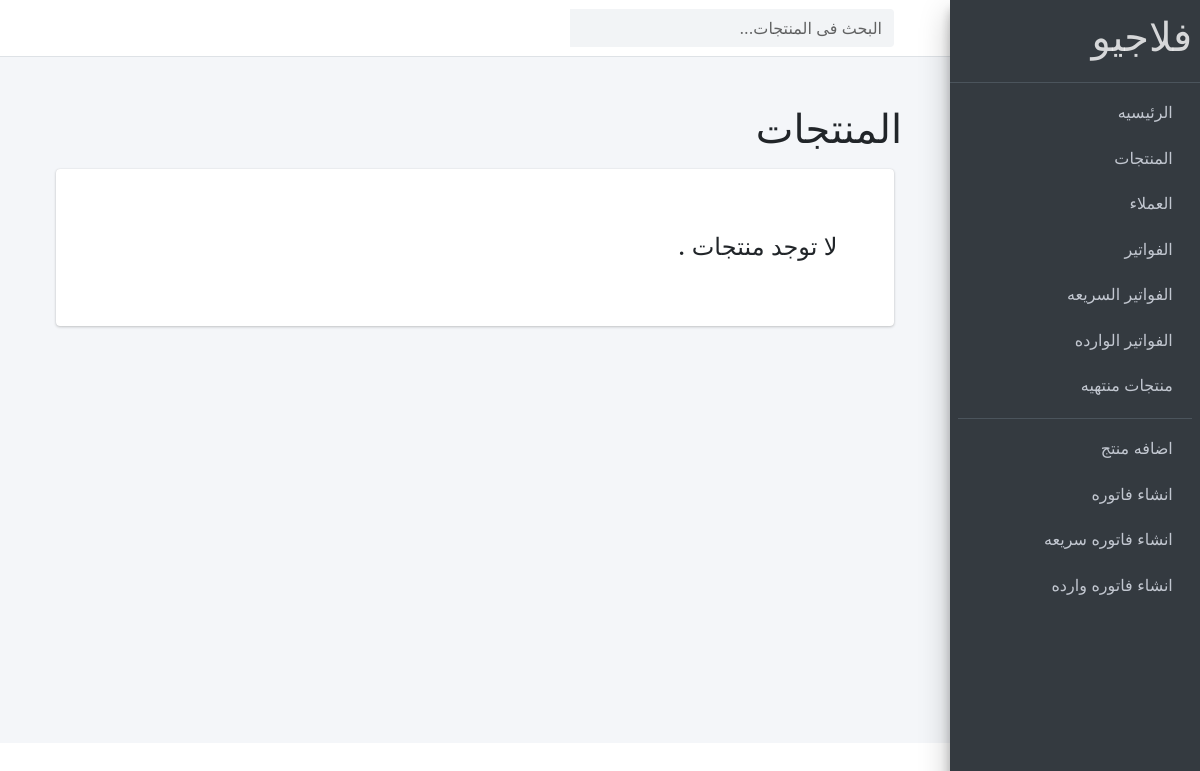
The app's page /home/products/, older data.
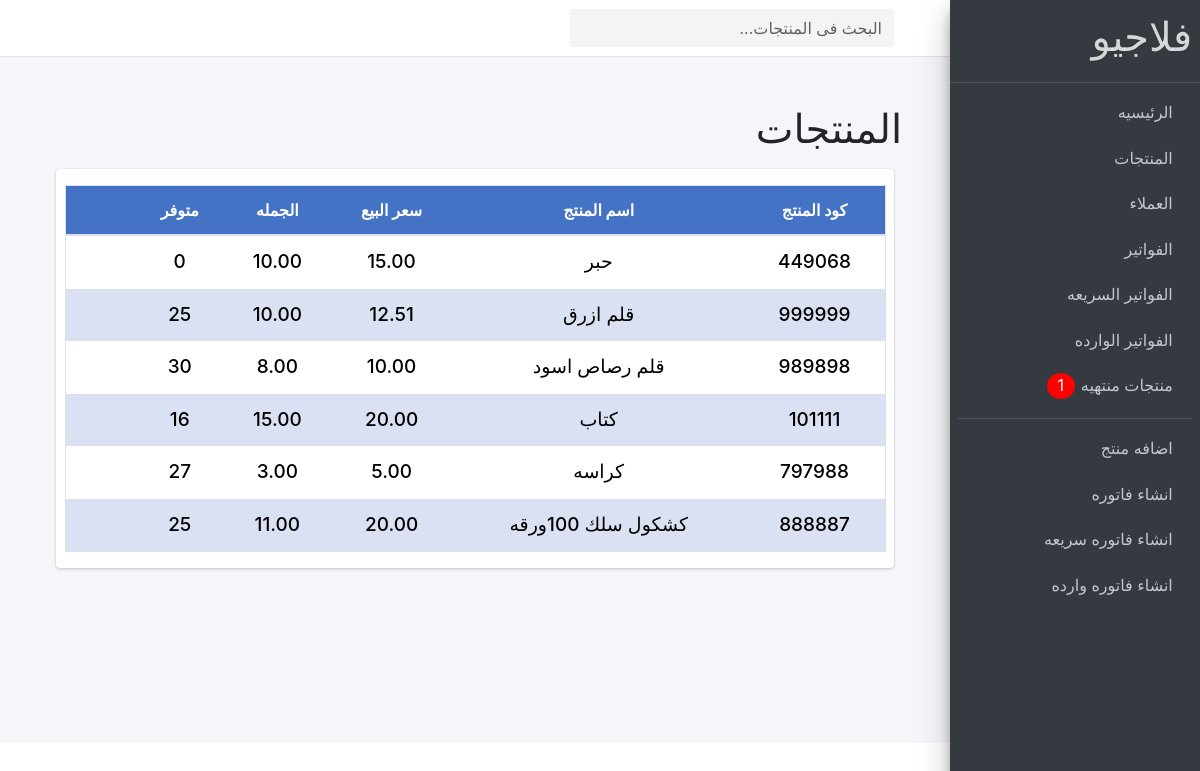
The same page, newer data.
### store/models.py (models this page shows, shortened)
class Product(models.Model):
    name = models.CharField(max_length=56, verbose_name="اسم المنتج",unique=True)
    price = models.DecimalField(max_digits=7  , decimal_places=2 , verbose_name="السعر")
    wholesale_price = models.DecimalField(max_digits=7  , decimal_places=2 , verbose_name="سعر الجملة")
    available_in_ventory = models.PositiveIntegerField(verbose_name='متوفر')
    discription = models.TextField(max_length=200, blank=True, null=True, verbose_name="الوصف")
    created_at = models.DateTimeField(auto_now_add=True, verbose_name="تاريخ الانشاء")
    code = models.CharField(max_length=100, null=True)
    PROslug = models.SlugField(blank=True, null=True, unique=True, allow_unicode=True, max_length=255 , verbose_name="slug")
    class Meta:
        ordering = ["name"]
    def __str__(self):
        return self.name
    def get_absolute_url(self):
        return reverse("products:product_details", kwargs={"slug": self.PROslug})

### store/views.py (the view)
# urls.py: path('products/', views.all_products, name="all_products"),
def all_products(request):
    search_qs = request.GET.get('searchname', '')
    if search_qs:
        products = Product.objects.filter(Q(name__icontains=search_qs)|
                                          Q(code__icontains=search_qs))
    else:
        products = Product.objects.all()
    return render(request, 'pages/products.html',{
        'products':products,
    })

### store/context_processor.py (called while the page is built)
def calc_empty_products(request):
    products = Product.objects.filter(available_in_ventory=0)
    emptyNum = products.count()
    return {"emptyNum":emptyNum}

### templates/pages/products.html (shortened to what this page needs)
{% extends 'base.html' %}
{% load static %}
{% block content %}
    <nav  class="main-header navbar navbar-expand navbar-white navbar-light">
      <ul class="navbar-nav">
        <li class="nav-item">
          <a class="nav-link" data-widget="pushmenu" href="#"></a>
        </li>
      </ul>
      <form class="form-inline ml-3" action="{% url 'products:all_products' %}">
        <div class="input-group">
          <input id="searchId" class="form-control form-control-navbar" name="searchname" type="search" placeholder="البحث فى المنتجات..." aria-label="Search">
          <div class="input-group-append">
            <button class="btn btn-navbar" type="submit">
            </button>
          </div>
        </div>
      </form>
    </nav>
    <div style="direction: rtl;" class="wrapper">
      <div   class="content-wrapper p-5">
                <div class="row mb-2">
                  <div class="col-sm-6">
                    <h1>المنتجات</h1>
                  </div>
                </div>
            <section class="content">
              <div class="card card-solid">
                  <div class="row d-flex align-items-stretch">
                    <div   class="col-12 p-3">
                      {% if products %}
                      <table class="table table-bordered text-center products_table">
                        <thead>
                          <tr class="products_thead_row ">
                           <th scope="col">كود المنتج</th>
                            <th scope="col">اسم المنتج</th>
                            <th scope="col">سعر البيع</th>
                            <th scope="col">الجمله</th>
                            <th scope="col">متوفر</th>
                            <th scope="col"></th>
                          </tr>
                        </thead>
                        <tbody>
                          {% for product in products %}
                          <tr class="products_table_row">
                            <th scope="row" class="product_code"><a class="product_name" href="{{ product.get_absolute_url }}">{{product.code}}</a></th>
                            <td><a class="product_name" href="{{ product.get_absolute_url }}">{{product}}</a></td>
                            <td><a class="product_name" href="{{ product.get_absolute_url }}">{{product.price}}</a></td>
                            <td><a class="product_name" href="{{ product.get_absolute_url }}">{{product.wholesale_price}}</a></td>
                            <td><a class="product_name" href="{{ product.get_absolute_url }}">{{product.available_in_ventory}}</a></td>
                            <td class="deletebtn"><a data-product="{{product.id}}" href="#" class="btn delete_product_list delete_product_list{{product.id}}"></a></td>
                          </tr>
                          {% endfor %}
                        </tbody>
                      </table>
                    </div>
                    {% else %}
                    <h4 class="m-5">لا توجد منتجات  .</h4>
                    {% endif %}
                    </div>
              </div>
            </section>
          </div>
      </div>
{% endblock %}

Row changes from the older to the newer data that the page shows:
added Product: code "449068", name "حبر", price "15.00", wholesale_price "10.00", available_in_ventory "0"
added Product: code "999999", name "قلم ازرق", price "12.51", wholesale_price "10.00", available_in_ventory "25"
added Product: code "989898", name "قلم رصاص اسود", price "10.00", wholesale_price "8.00", available_in_ventory "30"
added Product: code "101111", name "كتاب", price "20.00", wholesale_price "15.00", available_in_ventory "16"
added Product: code "797988", name "كراسه", price "5.00", wholesale_price "3.00", available_in_ventory "27"
added Product: code "888887", name "كشكول سلك 100ورقه", price "20.00", wholesale_price "11.00", available_in_ventory "25"
Text that changed along with them:
{{ emptyNum }}: (not shown) → "1"
text no longer shown: "لا توجد منتجات ."
text now shown: "كود المنتج اسم المنتج سعر البيع الجمله متوفر"
